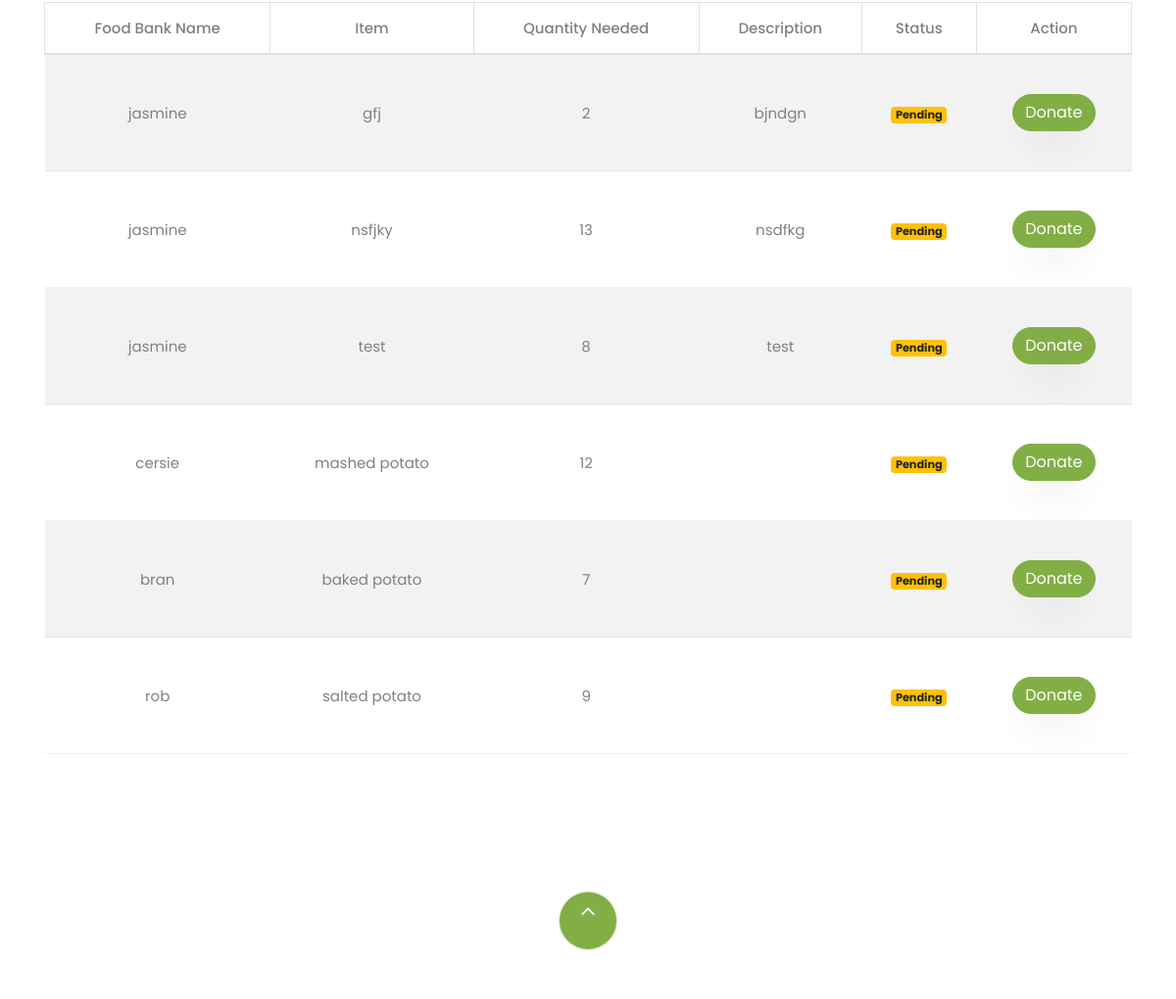
/alerts/alerts/ (middle part), run on an earlier commit of the app's database.
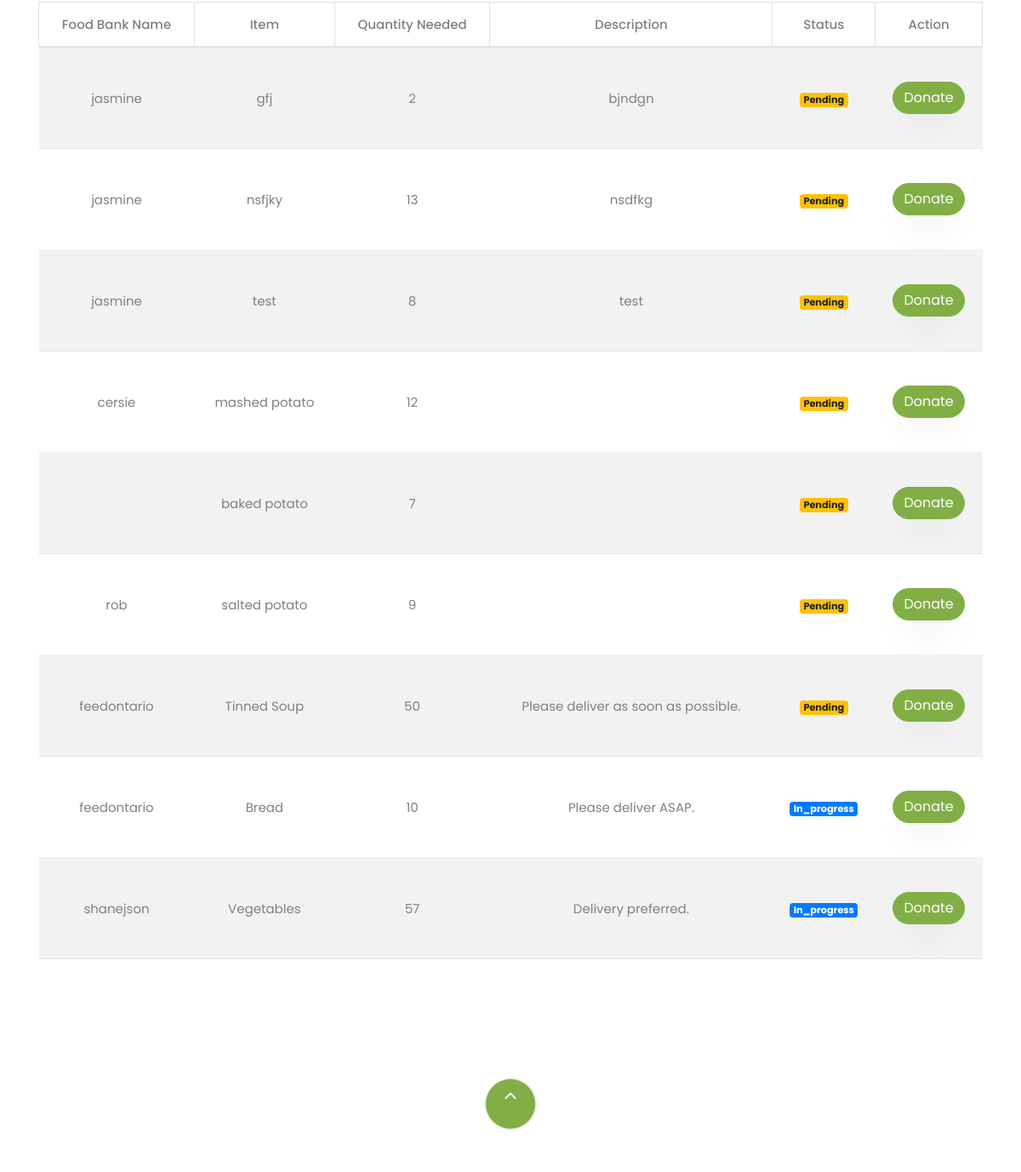
And on a later commit of the database.
### alerts/models.py (models this page shows, shortened)
class Alert(models.Model):
    item_name = models.CharField(max_length=100)
    quantity_needed = models.PositiveIntegerField()
    urgency_level = models.CharField(
        max_length=20,
        choices=[('low', 'Low'), ('medium', 'Medium'), ('high', 'High')],
        default='medium'
    )
    created_by = models.ForeignKey(
        User,
        on_delete=models.SET_NULL,
        null=True,
        related_name="created_alerts"
    )
    date_created = models.DateTimeField(auto_now_add=True)
    description = models.TextField(blank=True, null=True)
    is_active = models.BooleanField(default=True)
    last_updated = models.DateTimeField(auto_now=True)

### alerts/views.py (the view)
# urls.py: path('alerts/', views.alert_list, name='alert_list'),
def alert_list(request):
    alerts = Alert.objects.filter(is_active=True)
    if hasattr(request.user, 'foodbank'):
        alerts = alerts.filter(created_by=request.user)
    for alert in alerts:
        total_donated = alert.responses.aggregate(total=Sum('quantity_donated'))['total'] or 0
        alert.total_quantity_donated = total_donated
        alert.remaining_quantity_needed = alert.quantity_needed - total_donated
        if total_donated == 0:
            alert.response_status = "pending"
        elif total_donated < alert.quantity_needed:
            alert.response_status = "in_progress"
        else:
            alert.response_status = "completed"
    return render(request, 'webpages/alert_list.html', {'alerts': alerts})

### templates/webpages/alert_list.html (shortened to what this page needs)
{% extends 'webpages/base.html' %}
{% load static %}
{% block content %}
<section class="ftco-section testimony-section">
    <div class="container">
        <div class="row mb-5 pb-3">
            <div class="col-md-12">
                <table class="table table-bordered table-striped">
                    <thead>
                        <tr>
                            <th>Food Bank Name</th>
                            <th>Item</th>
                            <th>Quantity Needed</th>
                            <th>Description</th>
                            <th>Status</th>
                            <th>Action</th>
                        </tr>
                    </thead>
                    <tbody>
                        {% for alert in alerts %}
                        <tr>
                            <td>{{ alert.created_by.username }}</td>
                            <td>{{ alert.item_name }}</td>
                            <td>{{ alert.remaining_quantity_needed }}</td>
                            <td>{{ alert.description }}</td>
                            <td>
                                <span class="badge
                                    {% if alert.response_status == 'pending' %} badge-warning
                                    {% elif alert.response_status == 'in_progress' %} badge-primary
                                    {% elif alert.response_status == 'completed' %} badge-success
                                    {% endif %}">
                                    {{ alert.response_status|capfirst }}
                                </span>
                            </td>
                            <td>
                                {% if alert.response_status == 'completed' %}
                                    <a href="{% url 'response_status' alert.id %}" class="btn btn-info btn-sm">View Status</a>
                                {% else %}
                                    <a href="{% url 'respond_to_donation' alert.id %}" class="btn btn-primary">Donate</a>
                                {% endif %}
                            </td>
                        </tr>
                        {% empty %}
                        <tr>
                            <td colspan="6" class="text-center">No alerts available.</td>
                        </tr>
                        {% endfor %}
                    </tbody>
                </table>
            </div>
        </div>
    </div>
</section>
{% endblock %}

What changed in the data, as far as the page shows it:
changed Alert "baked potato": created_by.username "bran" → (not shown)
added Alert: created_by.username "feedontario", item_name "Tinned Soup", remaining_quantity_needed "50", description "Please deliver as soon as possible.", response_status "Pending", shows "Donate"
added Alert: created_by.username "feedontario", item_name "Bread", remaining_quantity_needed "10", description "Please deliver ASAP.", response_status "In_progress", shows "Donate"
added Alert: created_by.username "shanejson", item_name "Vegetables", remaining_quantity_needed "57", description "Delivery preferred.", response_status "In_progress", shows "Donate"
